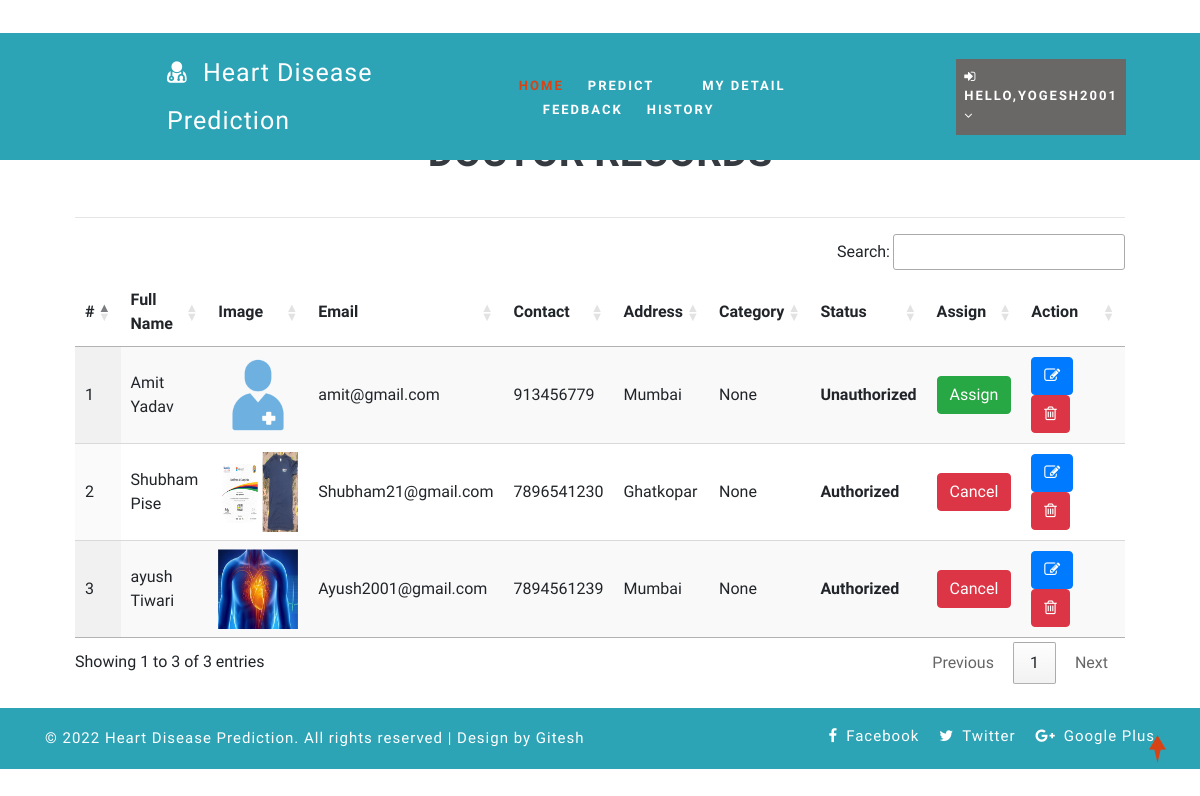
The page /view_doctor (signed in) on the database as committed earlier.
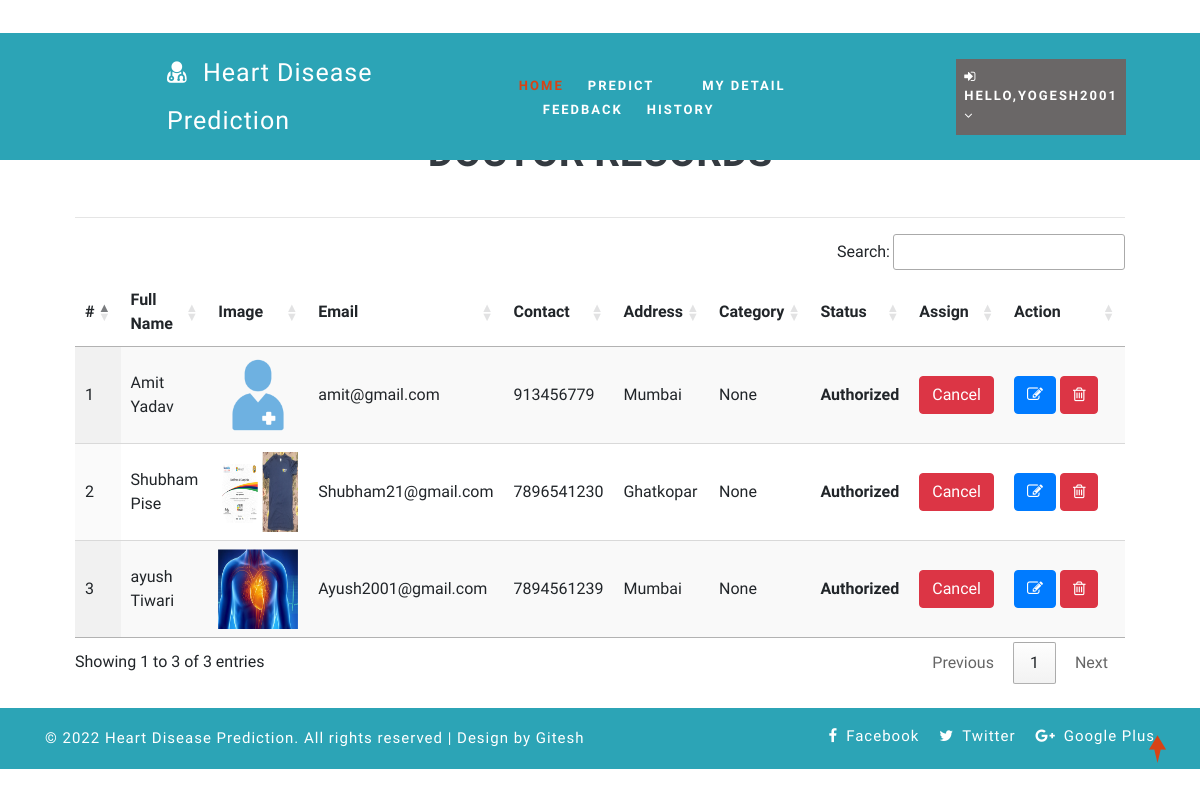
The same page on the database as committed later.
### health/models.py (models this page shows, shortened)
class Doctor(models.Model):
    status = models.IntegerField(DOCTOR_STATUS, null=True)
    user = models.ForeignKey(User, on_delete=models.CASCADE, null=True)
    contact = models.CharField(max_length=100, null=True)
    address = models.CharField(max_length=100, null=True)
    category = models.CharField(max_length=100, null=True)
    doj = models.DateField(null=True)
    dob = models.DateField(null=True)
    image = models.FileField(null=True)

### health/views.py (the view)
# urls.py: path('view_doctor', View_Doctor,name="view_doctor"),
@login_required(login_url="login")
def View_Doctor(request):
    doc = Doctor.objects.all()
    d = {'doc':doc}
    return render(request,'view_doctor.html',d)

### health/templates/view_doctor.html (shortened to what this page needs)
{% extends 'index.html' %}
{% load static %}
{% block body %}
<div class="container-fluid" style="width:90%;margin-top:8%">
                    <div class="container-fluid">
                        <h1 align="center"class="w3ls-title text-uppercase text-dark font-weight-bold">Doctor Records</h1><br>
                         </div><hr>
                                <table id="example" class="display" style="width:100%">
                                  <thead>
                                    <tr>
                                      <th>#</th>
                                      <th>Full Name</th>
                                      <th>Image</th>
                                      <th>Email</th>
                                      <th>Contact</th>
                                      <th>Address</th>
                                      <th>Category</th>
                                      <th>Status</th>
                                      <th>Assign</th>
                                      <th>Action</th>
                                  </tr>
                              </thead>
                              <tbody>
                              {% for i in doc %}
                                <tr>
                                  <td>{{forloop.counter}}</td>
                                  <td>{{i.user.first_name}} {{i.user.last_name}}</td>
                                  <td><img src="{{i.image.url}}" style="width:80px;height:80px"></td>
                                  <td>{{i.user.email}}</td>
                                  <td>{{i.contact}}</td>
                                  <td>{{i.address}}</td>
                                  <td>{{i.category}}</td>
                                  <td>
                                      {% if i.status == 1 %}
                                      <b>Authorized</b>
                                  {% else %}
                                      <b>Unauthorized</b>
                                      {% endif %}
                                  </td>
                                    <td>{% if i.status == 1 %}
                                        <a href="{% url 'assign_status' i.id %}" onclick="return confirm('Do you want to withdraw approval to doctor : {{i.user.first_name}}?')"><button class="btn btn-danger">Cancel</button></a>
                                        {% else %}
                                        <a href="{% url 'assign_status' i.id %}" onclick="return confirm('Do you want to give approve to doctor : {{i.user.first_name}}?')"><button class="btn btn-success">Assign</button></a>
                                        {% endif %}
                                    </td>
                                    <td style="width:150px">
                                      <a href="{% url 'change_doctor' i.id %}" ><button class="btn btn-primary"><i class="fa fa-edit"></i></button></a>
                                      <a href="{% url 'delete_doctor' i.id %}" ><button class="btn btn-danger" onclick="return confirm('Are you sure?')"><i class="fa fa-trash-o"></i></button></a></td>
                              </tr>
                              {% endfor %}
                          </tbody>
                      </table>
                  </div>
{% endblock %}

### health/templates/index.html (shortened to what this page needs)
<!DOCTYPE html>
{% load static %}
<html lang="zxx">
<head>
	<link rel="stylesheet" href="{% static 'css/bootstrap.css' %}">
	<link href="{% static 'css/css_slider.css' %}" type="text/css" rel="stylesheet" media="all">
	<link rel="stylesheet" href="{% static 'css/style.css' %}" type="text/css" media="all" />
	<link href="{% static 'css/font-awesome.min.css' %}" rel="stylesheet">
<link rel='stylesheet' type='text/css' href="https://cdn.datatables.net/1.10.21/css/jquery.dataTables.min.css">
<link rel='stylesheet' type='text/css' href="https://cdn.datatables.net/buttons/1.6.2/css/buttons.dataTables.min.css">
</head>
<body>
	<div id="home" style="margin-bottom:2%">
		<header>
			<div class="top-bar py-3">
				<div class="container">
					<div class="row">
						<div class="col-xl-7 col-lg-6 col-md-4 top-social-agile text-md-right text-center mt-md-0 mt-2">
							<div class="row">
								<div class="col-xl-3 col-lg-4 col-6 top-w3layouts p-md-0 text-right">
								</div>
								<div class="col-xl-3 col-lg-4 col-6 header-w3layouts text-md-right text-left">
								</div>
							</div>
						</div>
					</div>
				</div>
			</div>
		</header>
		<div class="main-top" style="background:rgb(44, 164, 182)">
			<div class="container-fluid">
				<div class="header d-md-flex justify-content-between align-items-center py-3">
					<div id="logo" style="margin-left:13%">
						<h1><p style="color:#FFFFFF ; font-size:25px">
							<span class="fa fa-user-md mr-2"></span>
							<span class="logo-sp">Heart Disease</span> Prediction
							</p>
						</h1>
					</div>
					{% if request.user.is_staff %}
					<div class="nav_w3ls" style="margin-right:4%">
						<nav>
							<label for="drop1" class="toggle">Menu</label>
							<input type="checkbox" id="drop1" />
							<ul class="menu" style="padding:15px;width:100%">
								<li class="mx-lg-4 mx-md-3 my-md-0 my-2"><a href="{% url 'admin_home' %}" >Home</a></li>
								<li>
									<label for="drop-2" class="toggle toogle-2"> <span class="fa fa-angle-down" aria-hidden="true"></span>
									</label>
									<a href="#"> Doctor <span class="fa fa-angle-down" aria-hidden="true"></span></a>
									<ul style="margin-top:2%;width:40%;margin-right:0%">
										<li style="width:100%;"><a href="/add_doctor" class="drop-text">Add Doctor</a></li>
										<li style="width:100%;"><a href="/view_doctor" class="drop-text">View Doctor</a></li>
									</ul>
								</li>
								<li class="mx-lg-4 mx-md-3 my-md-0 my-2"><a href="/view_patient">Patient</a></li>
								<li class="mx-lg-4 mx-md-3 my-md-0 my-2">
									<a href="/view_search_pat">Searched Data</a></li>
								<li><a href="/view_feedback">Feedback</a></li>
							</ul>
						</nav>
					</div>
					<div class="nav_w3ls" style="margin-right:3%">
						<nav>
							<label for="drop2" class="toggle">Menu</label>
							<input type="checkbox" id="drop2" />
							<ul class="menu">
								<li class="mx-lg-4 mx-md-3 my-md-0 my-2" style="background:red;padding:8px">
									<label for="drop-2" class="toggle toogle-2"> <span class="fa fa-angle-down" aria-hidden="true"></span>
									</label>
									<a href="#"><i class="fa fa-user"></i> {{request.user.username}} <span class="fa fa-angle-down" aria-hidden="true"></span></a>
									<ul style="margin-top:10%;width:80%;margin-right:5%">
										<li style="width:100%;"><a href="{% url 'change_password' %}" class="drop-text">Password</a></li>
										<li style="width:100%;"><a href="{% url 'logout' %}" class="drop-text">Logout</a></li>
									</ul>
								</li>
							</ul>
						</nav>
					</div>
					{% elif request.user.patient_set.all.0 %}
					<div class="nav_w3ls" style="margin-left:5%;font-weight:bold">
						<nav>
							<ul class="menu" style="padding:15px;width:100%">
								<li><a href="{% url 'patient_home' %}" class="active">Home</a></li>
								<li class="mx-lg-4 mx-md-3 my-md-0 my-2"><a href="/add_heartdetail">Predict</a></li>
								<li class="mx-lg-4 mx-md-3 my-md-0 my-2"><a href="/profile_doctor">My Detail</a></li>
								<li class="mx-lg-4 mx-md-3 my-md-0 my-2"><a href="/sent_feedback">Feedback</a></li>
								<li><a href="/view_search_pat">History</a></li>
							</ul>
						</nav>
					</div>
					<div class="nav_w3ls" style="margin-right:3%">
						<nav>
							<ul class="menu">
								<li class="mx-lg-4 mx-md-3 my-md-0 my-2" style="background:#6a6767;padding:8px">
									<a href="#"><i class="fa fa-sign-in"></i> Hello,{{request.user.username}} <span class="fa fa-angle-down" aria-hidden="true"></span></a>
								</li>
							</ul>
						</nav>
					</div>
					{% endif %}
				</div>
			</div>
		</div>
		{% block body %}
		{% endblock %}
	</div>
	<div class="copy-w3pvt" style="background:rgb(44, 164, 182);color:white">
		<div class="container py-3">
			<div class="row">
				<div class="col-lg-7 w3ls_footer_grid1_left text-lg-left text-center">
					<p style="color:white">&copy; 2022 Heart Disease Prediction. All rights reserved | Design by Gitesh</a>
					</p>
				</div>
				<div class="col-lg-5 w3ls_footer_grid_left1_pos text-lg-right text-center mt-lg-0 mt-2">
					<ul style="color:white">
						<li>
							<a href="#" style="color:white" class="facebook">
								<span class="fa fa-facebook-f mr-2"></span>Facebook</a>
						</li>
						<li class="mx-3">
							<a href="#" style="color:white" class="twitter">
								<span class="fa fa-twitter mr-2"></span>Twitter</a>
						</li>
						<li>
							<a href="#" style="color:white" class="google">
								<span class="fa fa-google-plus mr-2"></span>Google Plus</a>
						</li>
					</ul>
				</div>
			</div>
		</div>
	</div>
	<a href="#home" style="color:white" class="move-top text-center"></a>
</body>
</html>

### health/static/css/style.css (style rules this page uses)
body { padding: 0; margin: 0; background: #FFF; font-family: 'Quicksand', sans-serif; }
body a, body button { transition: 0.5s all; -webkit-transition: 0.5s all; -moz-transition: 0.5s all; -o-transition: 0.5s all; -ms-transition: 0.5s all; text-decoration: none; }
html { scroll-behavior: smooth; }
h1, h2, h3, h4, h5, h6 { margin: 0; padding: 0; font-family: 'Mukta', sans-serif; }
p { margin: 0; padding: 0; font-size: 15px; letter-spacing: 1px; line-height: 1.9; color: #999; font-family: 'Quicksand', sans-serif; }
ul, ol { margin: 0; padding: 0; }
a.move-top { width: 34px; height: 34px; background: url(../images/move-top.png) no-repeat; display: inline-block; position: fixed; bottom: 4%; right: 2%; z-index: 0; }
#home { position: relative; }
.main-top { position: absolute; z-index: 999; width: 100%; background: rgba(0, 0, 0, 0.4); }
nav { margin: 0; padding: 0; }
span.logo-sp { font-weight: 100; }
nav:after { content: ""; display: table; clear: both; }
nav ul { float: right; padding: 0; margin: 0; list-style: none; position: relative; }
nav ul li { margin: 0px; display: inline-block; float: left; }
nav a { padding: 0; color: #fff; font-size: 13px; letter-spacing: 2px; font-weight: 700; text-transform: uppercase; display: inline-block; transition: 0.5s all; -webkit-transition: 0.5s all; -moz-transition: 0.5s all; -o-transition: 0.5s all; -ms-transition: 0.5s all; }
.menu li a.active, .menu li a:hover { color: #2196f3; transition: 0.5s all; -webkit-transition: 0.5s all; -moz-transition: 0.5s all; -o-transition: 0.5s all; -ms-transition: 0.5s all; color: #d84315; }
li>a:only-child:after { content: ''; }
.w3ls_footer_grid_left1_pos ul li, ul.list-part li { display: inline-block; }
.w3ls_footer_grid_left1_pos ul li a { color: #000; text-decoration: none; letter-spacing: 1px; font-size: 15px; }
.w3ls_footer_grid1_left p { color: #484848; font-weight: 500; }

Rows that differ between the two databases and show on the page:
changed Doctor "Amit": status "Unauthorized Assign" → "Authorized Cancel"
